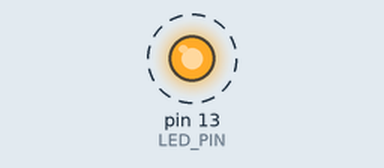
This sketch was run on a simulated Arduino Uno, built with avr-gcc and run on an emulated ATmega328P. On the bench: output pins drawn as LEDs (lit = HIGH). Dashed ring = blinking. What the sketch prints to the serial monitor is not drawn.

Above: at 0.2 s.
Timing chart, 0 to 3.0 s (numbered marks = the images above):
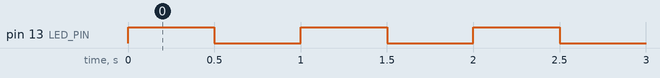

Measured:
- by itself, pin 13 (LED_PIN): alternates HIGH for 0.50 s and LOW for 0.50 s

The sketch:

blink_test.ino
```cpp
// Minimal Arduino UNO Q (STM32U585) blink + serial test.
// Build: arduino-cli compile -b arduino:zephyr:unoq -p .
// Flash:  arduino-cli upload -b arduino:zephyr:unoq -p /dev/ttyACMx

#define LED_PIN LED_BUILTIN

void setup() {
  Serial.begin(115200);
  while (!Serial && millis() < 2000) { }
  Serial.println("Hello from UNO Q MCU");

  pinMode(LED_PIN, OUTPUT);
}

void loop() {
  digitalWrite(LED_PIN, HIGH);
  Serial.println("LED ON");
  delay(500);
  digitalWrite(LED_PIN, LOW);
  Serial.println("LED OFF");
  delay(500);
}
```
